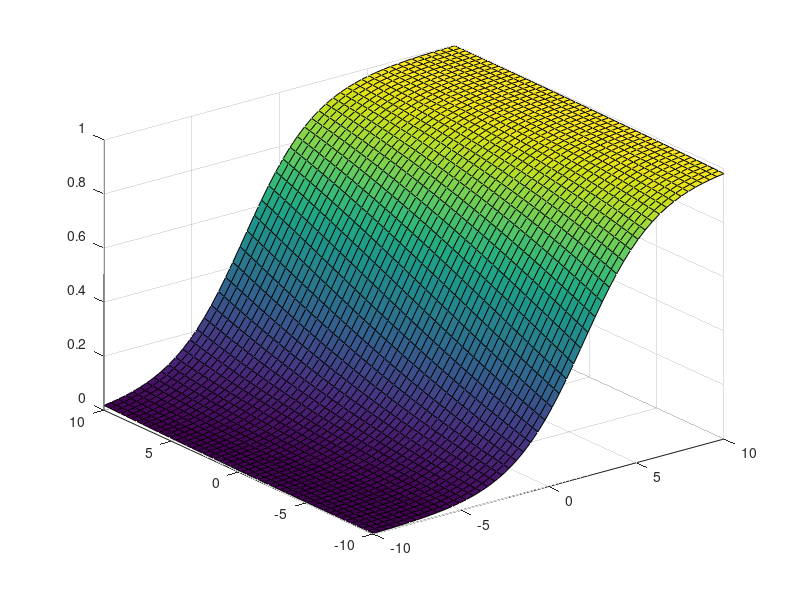

This figure's MATLAB source:
close all
clear all
x = linspace(-10,10, 50);
y = linspace(-10,10, 50);
a = 0.1;
b = 0.5;
for i = 1:length(x)
    for j = 1:length(x)
        % sigx = 1./(1 + exp(-x(i)));
        % sigy = 1./(1 + exp(-y(j)));
        % sig = (a.*sigx + b.*sigy)./2
        sig = 1./(1 + exp(-(a * x(i) + b * y(j))));
        % sig = 1./(1 + exp(-a * x(i))) +  1./(1 + exp(-b * y(j)));
        %% tan = tanh(x(i).*x(i) + y(j).*y(j));
        g(i,j) = (sig);
    end
end
surf(x,y,g)

if 0
    for i = 1:1000
        A = randn(50, 50);
        B = randn(50, 50);
        [Ua, Sa, Va] = svd(A);
        [Ub, Sb, Vb] = svd(B);
        Oa = Ua*Va';
        Ob = Ub*Vb';
        norms(i) = norm((Oa + Ob)/2);
    end
    mean(norms)
end
